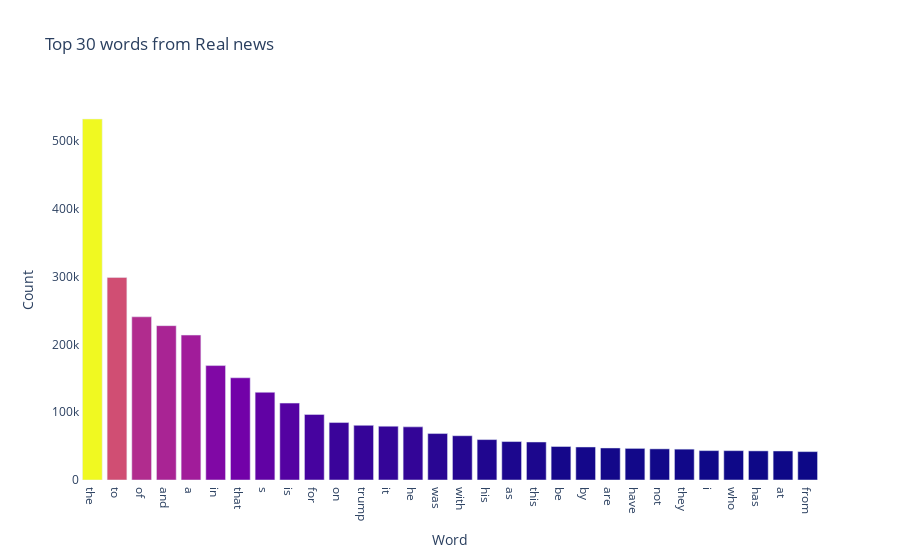

Write notebook code for a chart like this one.
### Code cell
plot_data = [
    go.Bar(
        x=truenews_short.index,
        y=truenews_short[0],
        marker = dict(
            color = truenews_short[0]
        )
    )
]
plot_layout = go.Layout(
        title='Top 30 words from Real news',
        yaxis_title='Count',
        xaxis_title='Word',
        plot_bgcolor='rgba(0,0,0,0)'
    )
fig = go.Figure(data=plot_data, layout=plot_layout)
pyofl.iplot(fig)

### Figure 1 — Plotly figure (JSON) as saved in the notebook; plotly's stock layout.template omitted (floating-point values rounded to 4 significant figures)
{"data": [{"marker": {"color": [532820, 299012, 240856, 227804, 213875, 168888, 150857, 129452, 113480, 96729, 84808, 80634, 79400, 78413, 68549, 65336, 59637, 56729, 56082, 49448, 48720, 47266, 46640, 45953, 45530, 43384, 43299, 42951, 42815, 41897]}, "type": "bar", "x": ["the", "to", "of", "and", "a", "in", "that", "s", "is", "for", "on", "trump", "it", "he", "was", "with", "his", "as", "this", "be", "by", "are", "have", "not", "they", "i", "who", "has", "at", "from"], "y": [532820, 299012, 240856, 227804, 213875, 168888, 150857, 129452, 113480, 96729, 84808, 80634, 79400, 78413, 68549, 65336, 59637, 56729, 56082, 49448, 48720, 47266, 46640, 45953, 45530, 43384, 43299, 42951, 42815, 41897]}], "layout": {"plot_bgcolor": "rgba(0,0,0,0)", "title": {"text": "Top 30 words from Real news"}, "xaxis": {"title": {"text": "Word"}}, "yaxis": {"title": {"text": "Count"}}}}
